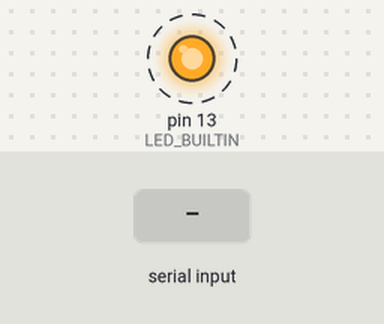
Bench run of a sketch on a simulated Arduino Uno, built with avr-gcc and run on an emulated ATmega328P. Parts: output pins drawn as LEDs (lit = HIGH). Dashed ring = blinking. The test bench sets the inputs (shaded band). What the sketch prints to the serial monitor is not drawn.

Above: at 1.2 s.
1.3 s: "1" received over Serial
Timing chart, 0 to 9.5 s (numbered marks = the images above; inputs shaded):
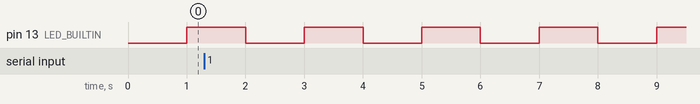

The sketch:

serial_port_test.ino
```cpp
// Minimal USB serial and onboard LED test for Arduino UNO R4 WiFi.
// No Wi-Fi, Bluetooth, sensors, ESC or steering initialization.
#include <Arduino.h>

uint32_t lastTickMs = 0;
uint32_t counter = 0;
bool ledOn = false;
bool wasConnected = false;

void setup() {
  pinMode(LED_BUILTIN, OUTPUT);
  digitalWrite(LED_BUILTIN, LOW);
  Serial.begin(115200);
}

void loop() {
  const bool connected = bool(Serial);
  if (connected && !wasConnected) {
    Serial.println("SERIAL TEST READY - 115200 baud");
    Serial.println("Type any text and press Send to test echo.");
  }
  wasConnected = connected;

  if (uint32_t(millis() - lastTickMs) >= 1000) {
    lastTickMs = millis();
    ledOn = !ledOn;
    digitalWrite(LED_BUILTIN, ledOn ? HIGH : LOW);
    if (connected) {
      Serial.print("ALIVE ");
      Serial.println(++counter);
    }
  }

  for (int i = 0; connected && i < 32 && Serial.available(); ++i) {
    Serial.write(uint8_t(Serial.read()));
  }
}
```

Measured:
- by itself, pin 13 (LED_BUILTIN): alternates HIGH for 1.0 s and LOW for 1.0 s
